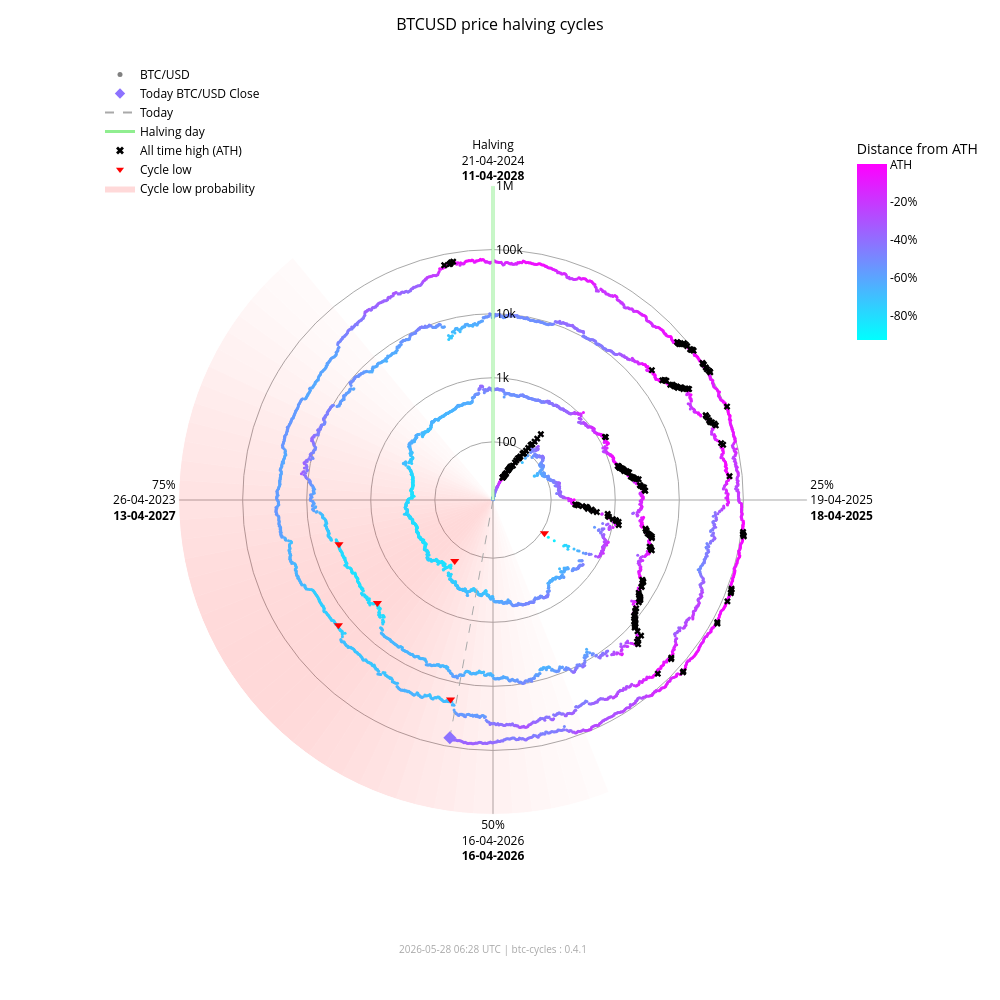

Notebook cell for this chart:
### Markdown cell above
### Interactive chart (plotly)

### Code cell
fig_interactive = btc.plot(
    kind="interactive",
    from_date="2012-11-28",
)
# plotly config for interactivity
config = {"scrollZoom": True, "displayModeBar": True}
# display in notebook
fig_interactive.show(config=config)

### Figure 1 — Plotly figure (JSON) as saved in the notebook; plotly's stock layout.template omitted (floating-point values rounded to 4 significant figures; data arrays with more than 128 entries replaced by an {"elided": "..."} marker saying what was removed)
{"data": [{"fill": "toself", "fillcolor": "rgba(255,0,0,0.017168280509461755)", "hoverinfo": "skip", "line": {"width": 0}, "mode": "lines", "r": [12.35, 1000000, 1000000, 12.35, 12.35], "showlegend": false, "theta": [158.4, 158.4, 162.0, 162.0, 158.4], "type": "scatterpolar"}, {"fill": "toself", "fillcolor": "rgba(255,0,0,0.022114794501891175)", "hoverinfo": "skip", "line": {"width": 0}, "mode": "lines", "r": [12.35, 1000000, 1000000, 12.35, 12.35], "showlegend": false, "theta": [162.0, 162.0, 165.6, 165.6, 162.0], "type": "scatterpolar"}, {"fill": "toself", "fillcolor": "rgba(255,0,0,0.02790404259511669)", "hoverinfo": "skip", "line": {"width": 0}, "mode": "lines", "r": [12.35, 1000000, 1000000, 12.35, 12.35], "showlegend": false, "theta": [165.6, 165.6, 169.2, 169.2, 165.6], "type": "scatterpolar"}, {"fill": "toself", "fillcolor": "rgba(255,0,0,0.034518294852420334)", "hoverinfo": "skip", "line": {"width": 0}, "mode": "lines", "r": [12.35, 1000000, 1000000, 12.35, 12.35], "showlegend": false, "theta": [169.2, 169.2, 172.8, 172.8, 169.2], "type": "scatterpolar"}, {"fill": "toself", "fillcolor": "rgba(255,0,0,0.041901979682821514)", "hoverinfo": "skip", "line": {"width": 0}, "mode": "lines", "r": [12.35, 1000000, 1000000, 12.35, 12.35], "showlegend": false, "theta": [172.8, 172.8, 176.4, 176.4, 172.8], "type": "scatterpolar"}, {"fill": "toself", "fillcolor": "rgba(255,0,0,0.04996405861294358)", "hoverinfo": "skip", "line": {"width": 0}, "mode": "lines", "r": [12.35, 1000000, 1000000, 12.35, 12.35], "showlegend": false, "theta": [176.4, 176.4, 180.0, 180.0, 176.4], "type": "scatterpolar"}, {"fill": "toself", "fillcolor": "rgba(255,0,0,0.05858349692240514)", "hoverinfo": "skip", "line": {"width": 0}, "mode": "lines", "r": [12.35, 1000000, 1000000, 12.35, 12.35], "showlegend": false, "theta": [180.0, 180.0, 183.6, 183.6, 180.0], "type": "scatterpolar"}, {"fill": "toself", "fillcolor": "rgba(255,0,0,0.06761662035375064)", "hoverinfo": "skip", "line": {"width": 0}, "mode": "lines", "r": [12.35, 1000000, 1000000, 12.35, 12.35], "showlegend": false, "theta": [183.6, 183.6, 187.2, 187.2, 183.6], "type": "scatterpolar"}, {"fill": "toself", "fillcolor": "rgba(255,0,0,0.07690481219944661)", "hoverinfo": "skip", "line": {"width": 0}, "mode": "lines", "r": [12.35, 1000000, 1000000, 12.35, 12.35], "showlegend": false, "theta": [187.2, 187.2, 190.8, 190.8, 187.2], "type": "scatterpolar"}, {"fill": "toself", "fillcolor": "rgba(255,0,0,0.08628112000611096)", "hoverinfo": "skip", "line": {"width": 0}, "mode": "lines", "r": [12.35, 1000000, 1000000, 12.35, 12.35], "showlegend": false, "theta": [190.8, 190.8, 194.4, 194.4, 190.8], "type": "scatterpolar"}, {"fill": "toself", "fillcolor": "rgba(255,0,0,0.09557490841018089)", "hoverinfo": "skip", "line": {"width": 0}, "mode": "lines", "r": [12.35, 1000000, 1000000, 12.35, 12.35], "showlegend": false, "theta": [194.4, 194.4, 198.0, 198.0, 194.4], "type": "scatterpolar"}, {"fill": "toself", "fillcolor": "rgba(255,0,0,0.10461455782963762)", "hoverinfo": "skip", "line": {"width": 0}, "mode": "lines", "r": [12.35, 1000000, 1000000, 12.35, 12.35], "showlegend": false, "theta": [198.0, 198.0, 201.6, 201.6, 198.0], "type": "scatterpolar"}, {"fill": "toself", "fillcolor": "rgba(255,0,0,0.11322908719652829)", "hoverinfo": "skip", "line": {"width": 0}, "mode": "lines", "r": [12.35, 1000000, 1000000, 12.35, 12.35], "showlegend": false, "theta": [201.6, 201.6, 205.2, 205.2, 201.6], "type": "scatterpolar"}, {"fill": "toself", "fillcolor": "rgba(255,0,0,0.12125015337052986)", "hoverinfo": "skip", "line": {"width": 0}, "mode": "lines", "r": [12.35, 1000000, 1000000, 12.35, 12.35], "showlegend": false, "theta": [205.2, 205.2, 208.8, 208.8, 205.2], "type": "scatterpolar"}, {"fill": "toself", "fillcolor": "rgba(255,0,0,0.12851590515331976)", "hoverinfo": "skip", "line": {"width": 0}, "mode": "lines", "r": [12.35, 1000000, 1000000, 12.35, 12.35], "showlegend": false, "theta": [208.8, 208.8, 212.4, 212.4, 208.8], "type": "scatterpolar"}, {"fill": "toself", "fillcolor": "rgba(255,0,0,0.13487757461161184)", "hoverinfo": "skip", "line": {"width": 0}, "mode": "lines", "r": [12.35, 1000000, 1000000, 12.35, 12.35], "showlegend": false, "theta": [212.4, 212.4, 216.0, 216.0, 212.4], "type": "scatterpolar"}, {"fill": "toself", "fillcolor": "rgba(255,0,0,0.14020862181849592)", "hoverinfo": "skip", "line": {"width": 0}, "mode": "lines", "r": [12.35, 1000000, 1000000, 12.35, 12.35], "showlegend": false, "theta": [216.0, 216.0, 219.6, 219.6, 216.0], "type": "scatterpolar"}, {"fill": "toself", "fillcolor": "rgba(255,0,0,0.14441504950654527)", "hoverinfo": "skip", "line": {"width": 0}, "mode": "lines", "r": [12.35, 1000000, 1000000, 12.35, 12.35], "showlegend": false, "theta": [219.6, 219.6, 223.2, 223.2, 219.6], "type": "scatterpolar"}, {"fill": "toself", "fillcolor": "rgba(255,0,0,0.14744459351271713)", "hoverinfo": "skip", "line": {"width": 0}, "mode": "lines", "r": [12.35, 1000000, 1000000, 12.35, 12.35], "showlegend": false, "theta": [223.2, 223.2, 226.8, 226.8, 223.2], "type": "scatterpolar"}, {"fill": "toself", "fillcolor": "rgba(255,0,0,0.14929223192296423)", "hoverinfo": "skip", "line": {"width": 0}, "mode": "lines", "r": [12.35, 1000000, 1000000, 12.35, 12.35], "showlegend": false, "theta": [226.8, 226.8, 230.4, 230.4, 226.8], "type": "scatterpolar"}, {"fill": "toself", "fillcolor": "rgba(255,0,0,0.15)", "hoverinfo": "skip", "line": {"width": 0}, "mode": "lines", "r": [12.35, 1000000, 1000000, 12.35, 12.35], "showlegend": false, "theta": [230.4, 230.4, 234.0, 234.0, 230.4], "type": "scatterpolar"}, {"fill": "toself", "fillcolor": "rgba(255,0,0,0.14965033825231114)", "hoverinfo": "skip", "line": {"width": 0}, "mode": "lines", "r": [12.35, 1000000, 1000000, 12.35, 12.35], "showlegend": false, "theta": [234.0, 234.0, 237.6, 237.6, 234.0], "type": "scatterpolar"}, {"fill": "toself", "fillcolor": "rgba(255,0,0,0.14835378057909807)", "hoverinfo": "skip", "line": {"width": 0}, "mode": "lines", "r": [12.35, 1000000, 1000000, 12.35, 12.35], "showlegend": false, "theta": [237.6, 237.6, 241.2, 241.2, 237.6], "type": "scatterpolar"}, {"fill": "toself", "fillcolor": "rgba(255,0,0,0.14623322283554635)", "hoverinfo": "skip", "line": {"width": 0}, "mode": "lines", "r": [12.35, 1000000, 1000000, 12.35, 12.35], "showlegend": false, "theta": [241.2, 241.2, 244.8, 244.8, 241.2], "type": "scatterpolar"}, {"fill": "toself", "fillcolor": "rgba(255,0,0,0.1434078538226231)", "hoverinfo": "skip", "line": {"width": 0}, "mode": "lines", "r": [12.35, 1000000, 1000000, 12.35, 12.35], "showlegend": false, "theta": [244.8, 244.8, 248.4, 248.4, 244.8], "type": "scatterpolar"}, {"fill": "toself", "fillcolor": "rgba(255,0,0,0.13997983179373427)", "hoverinfo": "skip", "line": {"width": 0}, "mode": "lines", "r": [12.35, 1000000, 1000000, 12.35, 12.35], "showlegend": false, "theta": [248.4, 248.4, 252.0, 252.0, 248.4], "type": "scatterpolar"}, {"fill": "toself", "fillcolor": "rgba(255,0,0,0.13602598258454268)", "hoverinfo": "skip", "line": {"width": 0}, "mode": "lines", "r": [12.35, 1000000, 1000000, 12.35, 12.35], "showlegend": false, "theta": [252.0, 252.0, 255.6, 255.6, 252.0], "type": "scatterpolar"}, {"fill": "toself", "fillcolor": "rgba(255,0,0,0.13159547355344953)", "hoverinfo": "skip", "line": {"width": 0}, "mode": "lines", "r": [12.35, 1000000, 1000000, 12.35, 12.35], "showlegend": false, "theta": [255.6, 255.6, 259.2, 259.2, 255.6], "type": "scatterpolar"}, {"fill": "toself", "fillcolor": "rgba(255,0,0,0.12671301775492697)", "hoverinfo": "skip", "line": {"width": 0}, "mode": "lines", "r": [12.35, 1000000, 1000000, 12.35, 12.35], "showlegend": false, "theta": [259.2, 259.2, 262.8, 262.8, 259.2], "type": "scatterpolar"}, {"fill": "toself", "fillcolor": "rgba(255,0,0,0.12138610149219965)", "hoverinfo": "skip", "line": {"width": 0}, "mode": "lines", "r": [12.35, 1000000, 1000000, 12.35, 12.35], "showlegend": false, "theta": [262.8, 262.8, 266.4, 266.4, 262.8], "type": "scatterpolar"}, {"fill": "toself", "fillcolor": "rgba(255,0,0,0.1156142551644921)", "hoverinfo": "skip", "line": {"width": 0}, "mode": "lines", "r": [12.35, 1000000, 1000000, 12.35, 12.35], "showlegend": false, "theta": [266.4, 266.4, 270.0, 270.0, 266.4], "type": "scatterpolar"}, {"fill": "toself", "fillcolor": "rgba(255,0,0,0.10939851441251548)", "hoverinfo": "skip", "line": {"width": 0}, "mode": "lines", "r": [12.35, 1000000, 1000000, 12.35, 12.35], "showlegend": false, "theta": [270.0, 270.0, 273.6, 273.6, 270.0], "type": "scatterpolar"}, {"fill": "toself", "fillcolor": "rgba(255,0,0,0.10274974912946185)", "hoverinfo": "skip", "line": {"width": 0}, "mode": "lines", "r": [12.35, 1000000, 1000000, 12.35, 12.35], "showlegend": false, "theta": [273.6, 273.6, 277.2, 277.2, 273.6], "type": "scatterpolar"}, {"fill": "toself", "fillcolor": "rgba(255,0,0,0.09569517349791425)", "hoverinfo": "skip", "line": {"width": 0}, "mode": "lines", "r": [12.35, 1000000, 1000000, 12.35, 12.35], "showlegend": false, "theta": [277.2, 277.2, 280.8, 280.8, 277.2], "type": "scatterpolar"}, {"fill": "toself", "fillcolor": "rgba(255,0,0,0.08828282625646727)", "hoverinfo": "skip", "line": {"width": 0}, "mode": "lines", "r": [12.35, 1000000, 1000000, 12.35, 12.35], "showlegend": false, "theta": [280.8, 280.8, 284.4, 284.4, 280.8], "type": "scatterpolar"}, {"fill": "toself", "fillcolor": "rgba(255,0,0,0.08058400018765345)", "hoverinfo": "skip", "line": {"width": 0}, "mode": "lines", "r": [12.35, 1000000, 1000000, 12.35, 12.35], "showlegend": false, "theta": [284.4, 284.4, 288.0, 288.0, 284.4], "type": "scatterpolar"}, {"fill": "toself", "fillcolor": "rgba(255,0,0,0.07269354608292704)", "hoverinfo": "skip", "line": {"width": 0}, "mode": "lines", "r": [12.35, 1000000, 1000000, 12.35, 12.35], "showlegend": false, "theta": [288.0, 288.0, 291.6, 291.6, 288.0], "type": "scatterpolar"}, {"fill": "toself", "fillcolor": "rgba(255,0,0,0.06472784449068783)", "hoverinfo": "skip", "line": {"width": 0}, "mode": "lines", "r": [12.35, 1000000, 1000000, 12.35, 12.35], "showlegend": false, "theta": [291.6, 291.6, 295.2, 295.2, 291.6], "type": "scatterpolar"}, {"fill": "toself", "fillcolor": "rgba(255,0,0,0.05682021976743955)", "hoverinfo": "skip", "line": {"width": 0}, "mode": "lines", "r": [12.35, 1000000, 1000000, 12.35, 12.35], "showlegend": false, "theta": [295.2, 295.2, 298.8, 298.8, 295.2], "type": "scatterpolar"}, {"fill": "toself", "fillcolor": "rgba(255,0,0,0.04911378436707333)", "hoverinfo": "skip", "line": {"width": 0}, "mode": "lines", "r": [12.35, 1000000, 1000000, 12.35, 12.35], "showlegend": false, "theta": [298.8, 298.8, 302.4, 302.4, 298.8], "type": "scatterpolar"}, {"fill": "toself", "fillcolor": "rgba(255,0,0,0.04175213714896469)", "hoverinfo": "skip", "line": {"width": 0}, "mode": "lines", "r": [12.35, 1000000, 1000000, 12.35, 12.35], "showlegend": false, "theta": [302.4, 302.4, 306.0, 306.0, 302.4], "type": "scatterpolar"}, {"fill": "toself", "fillcolor": "rgba(255,0,0,0.034868865657538876)", "hoverinfo": "skip", "line": {"width": 0}, "mode": "lines", "r": [12.35, 1000000, 1000000, 12.35, 12.35], "showlegend": false, "theta": [306.0, 306.0, 309.6, 309.6, 306.0], "type": "scatterpolar"}, {"fill": "toself", "fillcolor": "rgba(255,0,0,0.02857722515334582)", "hoverinfo": "skip", "line": {"width": 0}, "mode": "lines", "r": [12.35, 1000000, 1000000, 12.35, 12.35], "showlegend": false, "theta": [309.6, 309.6, 313.2, 313.2, 309.6], "type": "scatterpolar"}, {"fill": "toself", "fillcolor": "rgba(255,0,0,0.022961515313555197)", "hoverinfo": "skip", "line": {"width": 0}, "mode": "lines", "r": [12.35, 1000000, 1000000, 12.35, 12.35], "showlegend": false, "theta": [313.2, 313.2, 316.8, 316.8, 313.2], "type": "scatterpolar"}, {"fill": "toself", "fillcolor": "rgba(255,0,0,0.01807146942917362)", "hoverinfo": "skip", "line": {"width": 0}, "mode": "lines", "r": [12.35, 1000000, 1000000, 12.35, 12.35], "showlegend": false, "theta": [316.8, 316.8, 320.4, 320.4, 316.8], "type": "scatterpolar"}, {"hoverinfo": "text", "marker": {"color": {"elided": "4930 str values"}, "size": 3}, "mode": "markers", "r": {"elided": "4930 float values"}, "showlegend": false, "text": {"elided": "4930 str values"}, "theta": {"elided": "4930 float values"}, "type": "scatterpolar"}, {"hoverinfo": "skip", "line": {"color": "lightgreen", "width": 3}, "mode": "lines", "r": [12.35, 1000000], "showlegend": false, "theta": [0, 0], "type": "scatterpolar"}, {"hoverinfo": "skip", "line": {"color": "darkgrey", "dash": "dash", "width": 1}, "mode": "lines", "r": [12.35, 72800.0], "showlegend": false, "theta": [190.3, 190.3], "type": "scatterpolar"}, {"hoverinfo": "text", "marker": {"color": "#8d72ff", "size": 10, "symbol": "diamond"}, "mode": "markers", "r": [72800.0], "showlegend": false, "text": ["Today<br>Date: 2026-05-28<br>Price: $72,802.27"], "theta": [190.3], "type": "scatterpolar"}, {"hoverinfo": "text", "marker": {"color": "black", "size": 6, "symbol": "x"}, "mode": "markers", "r": {"elided": "195 float values"}, "showlegend": false, "text": {"elided": "195 str values"}, "theta": {"elided": "195 float values"}, "type": "scatterpolar"}, {"hoverinfo": "text", "marker": {"color": "red", "size": 8, "symbol": "triangle-down"}, "mode": "markers", "r": [111.6, 164.9, 3233.0, 3925.0, 18950.0, 15760.0], "showlegend": false, "text": ["Cycle Low<br>Date: 2014-02-21<br>Price: $111.56<br>ATH distance: -91.0%", "Cycle Low<br>Date: 2015-01-14<br>Price: $164.92<br>ATH distance: -86.7%", "Cycle Low<br>Date: 2018-12-15<br>Price: $3,232.51<br>ATH distance: -83.3%", "Cycle Low<br>Date: 2019-03-25<br>Price: $3,924.55<br>ATH distance: -79.7%", "Cycle Low<br>Date: 2022-06-18<br>Price: $18,954.25<br>ATH distance: -71.9%", "Cycle Low<br>Date: 2022-11-21<br>Price: $15,760.19<br>ATH distance: -76.7%"], "theta": [122.8, 212.1, 228.3, 254.0, 192.0, 231.0], "type": "scatterpolar"}, {"marker": {"color": "grey", "size": 5}, "mode": "markers", "name": "BTC/USD", "r": [null], "theta": [null], "type": "scatterpolar"}, {"marker": {"color": "#8d72ff", "size": 8, "symbol": "diamond"}, "mode": "markers", "name": "Today BTC/USD Close", "r": [null], "theta": [null], "type": "scatterpolar"}, {"line": {"color": "darkgrey", "dash": "dash"}, "mode": "lines", "name": "Today", "r": [null], "theta": [null], "type": "scatterpolar"}, {"line": {"color": "lightgreen", "width": 3}, "mode": "lines", "name": "Halving day", "r": [null], "theta": [null], "type": "scatterpolar"}, {"marker": {"color": "black", "size": 7, "symbol": "x"}, "mode": "markers", "name": "All time high (ATH)", "r": [null], "theta": [null], "type": "scatterpolar"}, {"marker": {"color": "red", "size": 7, "symbol": "triangle-down"}, "mode": "markers", "name": "Cycle low", "r": [null], "theta": [null], "type": "scatterpolar"}, {"fill": "toself", "fillcolor": "rgba(255,0,0,0.15)", "line": {"width": 0}, "mode": "lines", "name": "Cycle low probability", "r": [null], "theta": [null], "type": "scatterpolar"}, {"hoverinfo": "skip", "marker": {"cmax": 0, "cmin": -0.9307, "color": [0], "colorbar": {"len": 0.25, "ticktext": ["ATH", "-20%", "-40%", "-60%", "-80%", "-100%"], "tickvals": [0, -0.2, -0.4, -0.6, -0.8, -1.0], "title": {"text": "Distance from ATH"}, "x": 0.95, "y": 0.92, "yanchor": "top"}, "colorscale": {"elided": "256x2 mixed values"}, "showscale": true, "size": 0}, "mode": "markers", "r": [null], "showlegend": false, "theta": [null], "type": "scatterpolar"}], "layout": {"annotations": [{"font": {"color": "darkgrey", "size": 10}, "showarrow": false, "text": "2026-05-28 06:28 UTC | btc-cycles : 0.4.1", "x": 0.5, "xref": "paper", "y": -0.02, "yref": "paper"}], "font": {"color": "black"}, "height": 1000, "legend": {"bgcolor": "rgba(0,0,0,0)", "font": {"color": "black"}, "x": 0.0, "y": 1.0}, "margin": {"b": 60, "l": 100, "r": 80, "t": 60}, "paper_bgcolor": "white", "plot_bgcolor": "white", "polar": {"angularaxis": {"color": "black", "direction": "clockwise", "gridcolor": "darkgrey", "rotation": 90, "ticktext": ["Halving<br>21-04-2024<br><b>11-04-2028</b>", "25%<br>19-04-2025<br><b>18-04-2025</b>", "50%<br>16-04-2026<br><b>16-04-2026</b>", "75%<br>26-04-2023<br><b>13-04-2027</b>"], "tickvals": [0, 90, 180, 270]}, "bgcolor": "white", "domain": {"x": [0.1, 0.9], "y": [0.05, 0.95]}, "radialaxis": {"angle": 90, "color": "black", "gridcolor": "darkgrey", "range": [1.092, 6.0], "tickangle": 90, "ticktext": ["100", "1k", "10k", "100k", "1M"], "tickvals": [100, 1000, 10000, 100000, 1000000], "type": "log"}}, "title": {"font": {"color": "black", "size": 16}, "text": "BTCUSD price halving cycles", "x": 0.5}, "width": 1000}}
